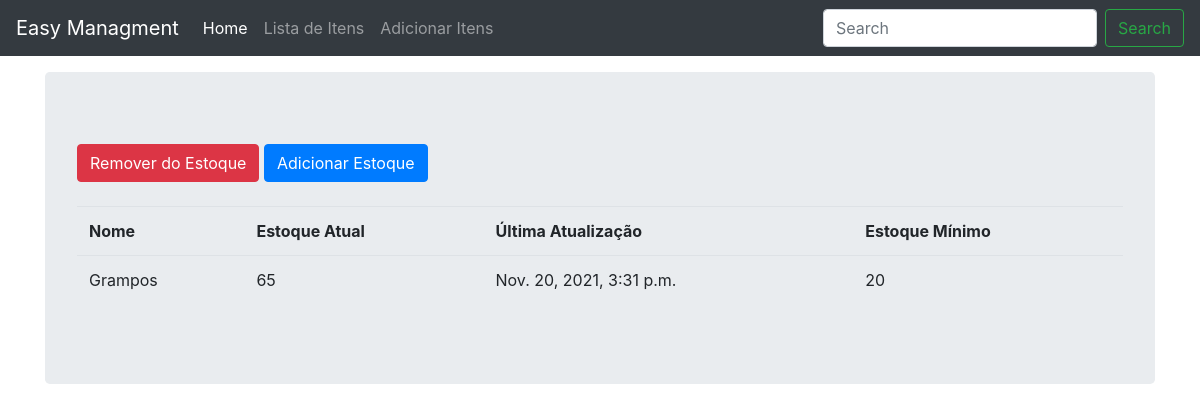
Screenshot of /detalhes/3/ with the database file from the repository.
### easymngmnt/models.py (models this page shows)
class Estoque(models.Model):
	nome = models.CharField(max_length=50, blank=True, null=True)
	categoria = models.ForeignKey(Categoria, on_delete=models.CASCADE)
	estoque_atual = models.IntegerField(default='0', blank=False, null=True)
	estoque_adicionar = models.IntegerField(default='0', blank=True, null=True)
	fornecedor = models.CharField(max_length=50, blank=True, null=True)
	entrega = models.IntegerField(default='0', blank=True, null=True)
	remover_user = models.CharField(max_length=50, blank=True, null=True)
	destino = models.CharField(max_length=50, blank=True, null=True)
	recebi = models.IntegerField(default='0', blank=True, null=True)
	aviso = models.IntegerField(default='0', blank=True, null=True)
	last_buy = models.DateTimeField(auto_now_add=False, auto_now=True)
	timestamp = models.DateTimeField(auto_now_add=True, auto_now=False)

### easymngmnt/views.py (the view)
# urls.py: path('detalhes/<str:pk>/', views.detalhes, name="detalhes"),
def detalhes(request, pk):
	queryset = Estoque.objects.get(id=pk)
	context = {
		"queryset": queryset,
	}
	return render(request, "detalhes.html", context)

### easymngmnt/templates/detalhes.html (shortened to what this page needs)
{% load static %}
{% load crispy_forms_tags %}
<!DOCTYPE html>
<html lang="en">
  <head>
<link href="{% static 'css/bootstrap.min.css' %}" rel="stylesheet">
    <link href="{% static 'css/navbar-top-fixed.css' %}" rel="stylesheet">
  </head>
  <body>
{% include 'navbar.html' %}
<main role="main" class="container">
 <div class="jumbotron">
	<a href="{% url 'entrega' queryset.id %}"><div class='btn btn-danger'>Remover do Estoque</div></a>
	<a href="{% url 'recebi' queryset.id %}"><div class='btn btn-primary'>Adicionar Estoque</div></a>
        <br><br>
        <div class="display_table">
          <table class='table'>
                  <tr>
                    <th>Nome</th>
                    <th>Estoque Atual</th>
                    <th>Última Atualização</th>
                    <th>Estoque Mínimo</th>
                  </tr>
                  <tr>
                    <td>{{queryset.nome}}</td>
                    <td>{{queryset.estoque_atual}}</td>
                    <td>{{queryset.last_buy}}</td>
                    <td>{{queryset.aviso}}</td>
                  </tr>
          </table>
        </div>
</main>
      </body>
</html>

### easymngmnt/static/css/navbar-top-fixed.css (style rules this page uses)
body { min-height: 75rem; padding-top: 4.5rem; }

### rows the page displays
Estoque: nome "Grampos", estoque_atual "65", last_buy "Nov. 20, 2021, 3:31 p.m.", aviso "20"
